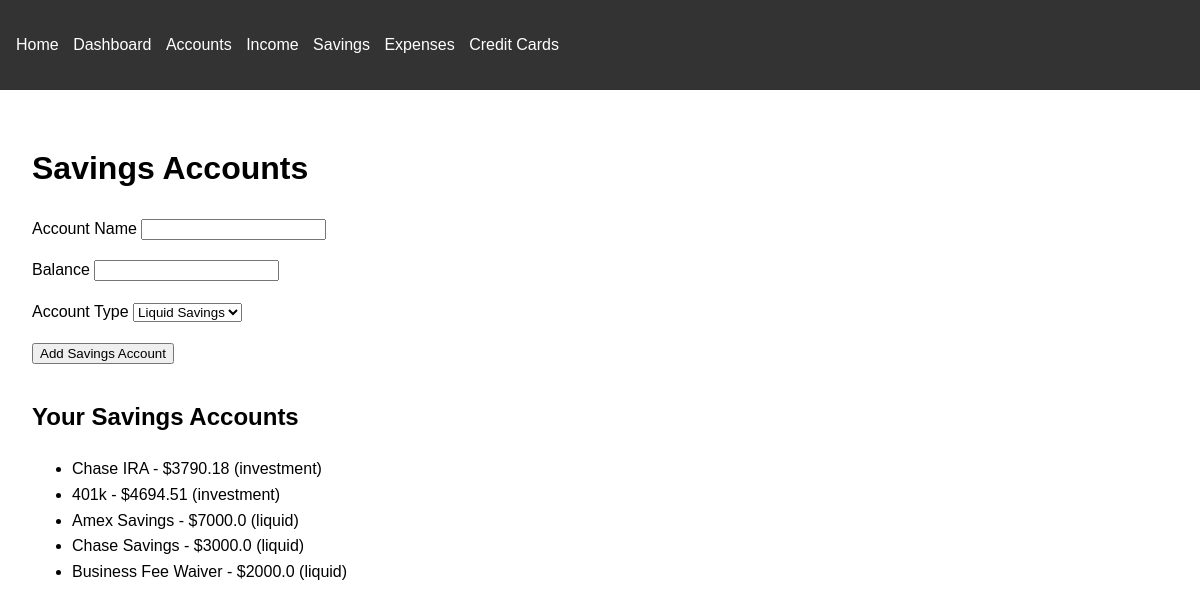
The page /savings on the database its author committed.
### app/models.py (models this page shows)
class SavingsAccount(db.Model):
    id = db.Column(db.Integer, primary_key=True)
    name = db.Column(db.String(100), nullable=False)
    balance = db.Column(db.Float, nullable=False)
    account_type = db.Column(db.String(50), nullable=False)  # 'liquid' or 'investment'

### app/routes.py (the view)
@bp.route('/savings', methods=['GET', 'POST'])
def savings():
    form = SavingsAccountForm()
    if form.validate_on_submit():
        account = SavingsAccount(name=form.name.data, balance=form.balance.data, account_type=form.account_type.data)
        db.session.add(account)
        db.session.commit()
        flash('Savings account added successfully!', 'success')
        return redirect(url_for('main.savings'))
    accounts = SavingsAccount.query.all()
    return render_template('savings.html', form=form, accounts=accounts)

### app/forms.py
class SavingsAccountForm(FlaskForm):
    name = StringField('Account Name', validators=[DataRequired()])
    balance = FloatField('Balance', validators=[DataRequired()])
    account_type = SelectField('Account Type', choices=[('liquid', 'Liquid Savings'), ('investment', 'Investment')], validators=[DataRequired()])
    submit = SubmitField('Add Savings Account')

### app/templates/savings.html (shortened to what this page needs)
{% extends "base.html" %} {% block content %}
<h1>Savings Accounts</h1>
<form method="POST">
  <div>{{ form.name.label }} {{ form.name() }}</div>
  <div>{{ form.balance.label }} {{ form.balance() }}</div>
  <div>{{ form.account_type.label }} {{ form.account_type() }}</div>
  {{ form.submit() }}
</form>
<h2>Your Savings Accounts</h2>
<ul>
  {% for account in accounts %}
  <li>
    {{ account.name }} - ${{ account.balance }} ({{ account.account_type }})
  </li>
  {% endfor %}
</ul>
{% endblock %}

### app/static/style.css (style rules this page uses)
body { font-family: Arial, sans-serif; line-height: 1.6; margin: 0; padding: 0; }
form { margin-bottom: 2rem; }
form div { margin-bottom: 1rem; }

### rows shown on the page
SavingsAccount: name "Chase IRA", balance "3790.18", account_type "investment"
SavingsAccount: name "401k", balance "4694.51", account_type "investment"
SavingsAccount: name "Amex Savings", balance "7000.0", account_type "liquid"
SavingsAccount: name "Chase Savings", balance "3000.0", account_type "liquid"
SavingsAccount: name "Business Fee Waiver", balance "2000.0", account_type "liquid"
